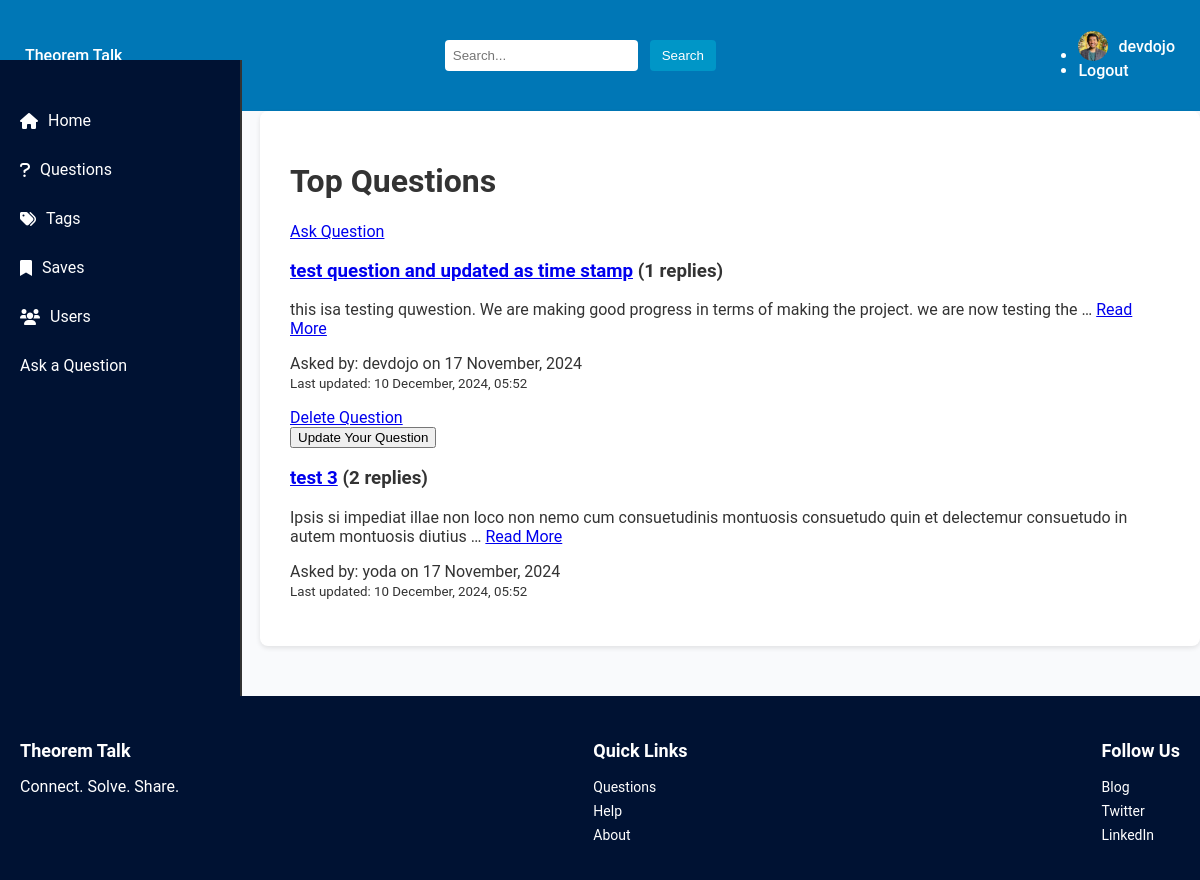
Screenshot of /questions/ (signed in) with the database file from the repository.
### user/models.py (models this page shows, shortened)
class Profile(models.Model):
  user = models.OneToOneField(User, on_delete=models.CASCADE)
  bio = models.CharField(max_length=1000, default="")
  email = models.EmailField(default="")
  image = models.ImageField(default="profile_pic/default.jpg", upload_to="profile_pic")

### base/models.py (models this page shows, shortened)
class Question(models.Model):
  user = models.ForeignKey(User, on_delete=models.CASCADE)
  title = models.CharField(max_length=1000)
  content = models.TextField(null=True, blank=True)
  date_created = models.DateTimeField(auto_now_add=True)
  date_updated = models.DateTimeField(auto_now=True)
  class Meta:
    ordering = ['-date_created']

### base/views.py (the view)
# urls.py: path('questions/', views.QuestionListView.as_view(), name="question_list"),
class QuestionListView(ListView):
    model = Question
    template_name = 'template/base/question_list.html'
    context_object_name = 'questions'
    def get_queryset(self):
        return Question.objects.annotate(num_replies=Count('replies')).order_by('-date_updated')

### base/templates/base/question_list.html
{% extends 'base.html' %}
{% block content %}
<div class="container">
  <h1>Top Questions</h1>
  {% if user.is_authenticated %}
    <a href="{% url 'base:question_create' %}" class="btn">Ask Question</a>
  {% else %}
    <a href="{% url 'login' %}" class="btn">Log In to Ask</a>
  {% endif %}
  <div class="list-question">
    {% for question in questions %}
      <div class="question-item">
        <h3>
          <a href="{% url 'base:question_detail' question.id %}">{{ question.title }}</a>
          {% if question.num_replies > 0 %}
            <span class="reply-count">({{ question.num_replies }} replies)</span>
          {% else %}
            <span class="reply-count">(No replies yet)</span>
          {% endif %}
        </h3>
        <p>
          {% if question.content %}
            {{ question.content|truncatewords:20 }}
          {% else %}
            No description provided.
          {% endif %}
          <a href="{% url 'base:question_detail' question.id %}">Read More</a>
        </p>
        <p>
          Asked by: {{ question.user.username }} on {{ question.date_created|date:"j F, Y" }}
          {% if question.date_updated > question.date_created %}
            <br><small>Last updated: {{ question.date_updated|date:"j F, Y, H:i" }}</small>
          {% endif %}
        </p>
      </div>
      <div class="delete-question">
        {% if question.user == user %}
            <a href="{% url 'base:question_delete' question.pk %}" class="btn btn-danger">Delete Question</a>
        {% endif %}
      </div>
      {% if question.user == user %}
        <a href="{% url 'base:question_update' question.id %}">
          <button>Update Your Question</button>
        </a>
      {% endif %}
    {% empty %}
      <p>No questions available yet.</p>
    {% endfor %}
  </div>
</div>
{% endblock %}

### templates/base.html (shortened to what this page needs)
{% load static %}
<!DOCTYPE html>
<html lang="en">
  <head>
    <link rel="stylesheet" href="{% static 'css/base.css' %}">
    <link rel="stylesheet" href="https://cdnjs.cloudflare.com/ajax/libs/font-awesome/6.0.0-beta3/css/all.min.css">
  </head>
  <body>
    <nav class="navbar">
      <a href="/" class="navbar-brand">Theorem Talk</a>
      <div class="navbar-search">
        <input type="text" placeholder="Search..." />
        <button type="submit">Search</button>
      </div>
      <ul class="navbar-nav">
        {% if user.is_authenticated %}
          <li>
            <a href="{% url 'profile' user.username %}">
              <img src="{{ user.profile.image.url }}" alt="Profile" class="profile-pic">
              {{ user.username }}
            </a>
          </li>
          <li><a href="{% url 'logout' %}">Logout</a></li>
        {% else %}
          <li><a href="{% url 'login' %}">Login</a> / <a href="{% url 'register' %}">Sign Up</a></li>
        {% endif %}
      </ul>
    </nav>
    <aside class="sidebar">
      <ul>
        <li><a href="/"><i class="fas fa-home"></i> Home</a></li>
        <li><a href="{% url 'base:question_list' %}"><i class="fas fa-question"></i> Questions</a></li>
        <li><a href="#"><i class="fas fa-tags"></i> Tags</a></li>
        <li><a href="#"><i class="fas fa-bookmark"></i> Saves</a></li>
        <li><a href="{% url 'list_users' %}"><i class="fas fa-users"></i> Users</a></li>
        <li><a href="{% url 'base:question_create' %}" class="btn btn-primary">Ask a Question</a></li>
      </ul>
    </aside>
    <main class="main-content">
      {% block content %}{% endblock %}
    </main>
    <footer class="footer">
      <div>
        <h4>Theorem Talk</h4>
        <p>Connect. Solve. Share.</p>
      </div>
      <div>
        <h4>Quick Links</h4>
        <ul>
          <li><a href="#">Questions</a></li>
          <li><a href="#">Help</a></li>
          <li><a href="#">About</a></li>
        </ul>
      </div>
      <div>
        <h4>Follow Us</h4>
        <ul>
          <li><a href="#">Blog</a></li>
          <li><a href="#">Twitter</a></li>
          <li><a href="#">LinkedIn</a></li>
        </ul>
      </div>
    </footer>
  </body>
</html>

### static/css/base.css (style rules this page uses)
body { margin: 0; font-family: 'Roboto', Arial, sans-serif; background-color: #f9fafc; color: #333; }
.navbar { display: flex; justify-content: space-between; align-items: center; padding: 15px 25px; background-color: #0077b6; color: #ffffff; }
.navbar a { text-decoration: none; color: white; font-weight: 500; display: flex; align-items: center; }
.navbar a img { width: 30px; height: 30px; border-radius: 50%; margin-right: 10px; }
.navbar-search input { padding: 8px; border: none; border-radius: 4px; }
.navbar-search button { background-color: #0096c7; color: #ffffff; border: none; padding: 8px 12px; margin-left: 8px; cursor: pointer; border-radius: 4px; transition: background-color 0.3s; }
.sidebar { width: 240px; position: fixed; top: 60px; left: 0; background-color: #001233; height: 100vh; padding-top: 20px; border-right: 2px solid #333; }
.sidebar ul { list-style: none; padding: 0; }
.sidebar ul li a { display: flex; align-items: center; padding: 15px 20px; color: white; text-decoration: none; transition: background 0.3s; font-size: 16px; }
.sidebar ul li a i { margin-right: 10px; }
.main-content { margin-left: 260px; padding: 30px; max-width: 900px; background-color: #fff; border-radius: 8px; box-shadow: 0 2px 5px rgba(0, 0, 0, 0.1); }
.footer { display: flex; justify-content: space-between; padding: 20px; background-color: #001233; color: white; position: relative; margin-top: 50px; }
.footer h4 { font-size: 18px; margin-bottom: 10px; }
.footer ul { list-style: none; padding: 0; }
.footer ul li { margin-bottom: 5px; }
.footer ul li a { text-decoration: none; color: white; font-size: 14px; }

### rows the page displays
Question: title "test question and updated as time stamp", num_replies "1", content "this isa testing quwestion. We are making good progress in terms of making the project. we are now testing the …", user.username "devdojo", date_created "17 November, 2024", date_updated "10 December, 2024, 05:52", shows "Delete Question", shows "Update Your Question"
Question: title "test 3", num_replies "2", content "Ipsis si impediat illae non loco non nemo cum consuetudinis montuosis consuetudo quin et delectemur consuetudo in autem montuosis diutius …", user.username "yoda", date_created "17 November, 2024", date_updated "10 December, 2024, 05:52"

### other values shown
{{ user.username }} "devdojo"
